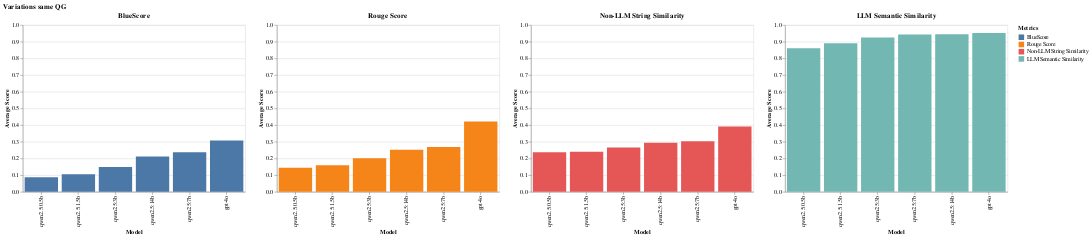
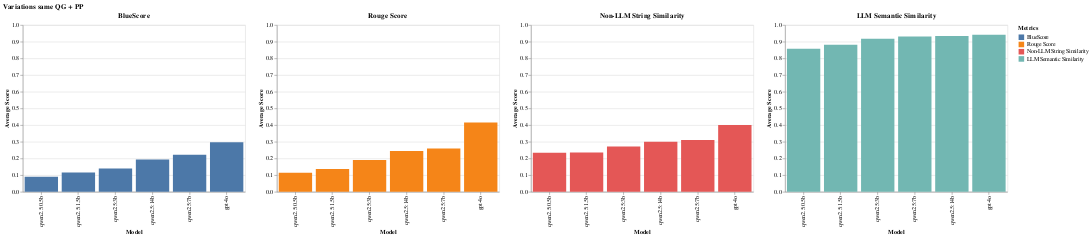
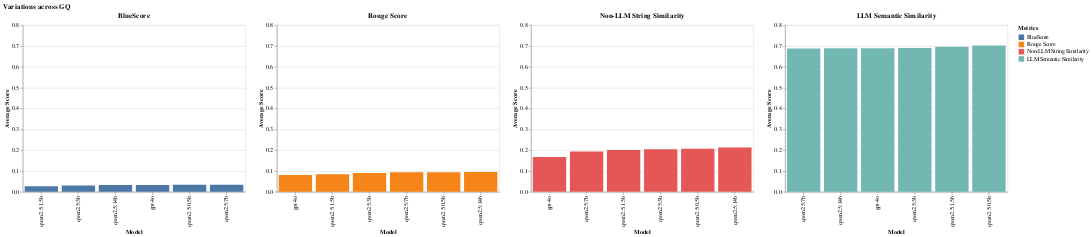
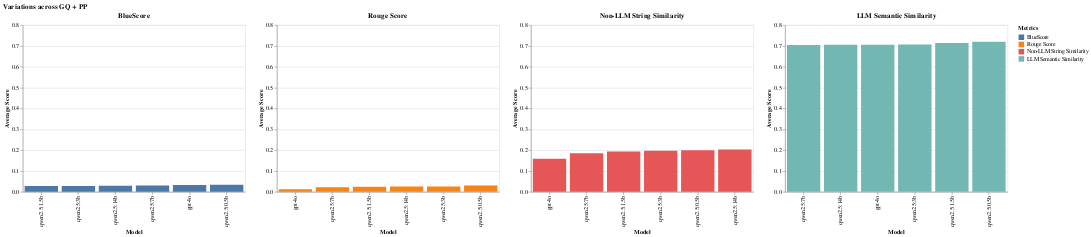

The cell these charts' notebook holds for them, in order:
### Code cell
temp_list = [(False, False), (False, True), (True, False), (True, True)]
metric_order = ['BlueScore', 'Rouge Score', 'Non-LLM String Similarity', 'LLM Semantic Similarity']
all_average_scores = []

for transpose, pre_processing in temp_list:
    transposed_path = 'transpose_' if transpose else ''
    preprocessed_path = 'preprocessed_' if pre_processing else ''
    file_path = f'../data/results/similarity_{transposed_path}{preprocessed_path}variants.json'

    with open(file_path, 'r', encoding='utf-8') as file:
        json_data = json.load(file)

    df = pd.DataFrame(json_data)
    q_group = 'across GQ ' if transpose else 'same QG '
    pre_proc = '+ PP' if pre_processing else ''
    title = 'Variations ' + q_group + pre_proc
    chart = bar_chart(df, metric_order=metric_order, name=title, scale='shared')
    chart.display()
    # Calculate the average score for each model
    average_scores = df.groupby('model')['avg_score'].mean().reset_index()
    average_scores['experiment'] = title

    all_average_scores.append(average_scores)

final_average_scores = pd.concat(all_average_scores, ignore_index=True)

# Create a line chart with Altair
line_chart = alt.Chart(final_average_scores).mark_line(point=True).encode(
    x=alt.X
    (
        'experiment:N', 
        title='Experiment Variation', 
        axis=alt.Axis(labelAngle=45), 
    ),
    y=alt.Y('avg_score:Q', title='Average Score'),
    color='model:N',
    tooltip=['model', 'avg_score', 'experiment']
).properties(
    title='Model Performance Across Different Variations',
    width=600
)

# Display the chart
line_chart.display()

### Figure 1 — Vega-Lite specification as saved in the notebook (floating-point values rounded to 4 significant figures)
{"config": {"view": {"continuousWidth": 300, "continuousHeight": 300}}, "hconcat": [{"data": {"name": "data-55b997a0146e51a7f50be242856a34dc"}, "mark": {"type": "bar"}, "encoding": {"color": {"field": "metric", "sort": ["BlueScore", "Rouge Score", "Non-LLM String Similarity", "LLM Semantic Similarity"], "title": "Metrics", "type": "nominal"}, "tooltip": [{"field": "model", "type": "nominal"}, {"field": "avg_score", "type": "quantitative"}], "x": {"field": "model", "sort": ["qwen2.5:0.5b", "qwen2.5:1.5b", "qwen2.5:3b", "qwen2.5:14b", "qwen2.5:7b", "gpt-4o"], "title": "Model", "type": "nominal"}, "y": {"field": "avg_score", "title": "Average Score", "type": "quantitative"}}, "height": 300, "title": "BlueScore", "width": 400}, {"data": {"name": "data-312d5c1bf73e8bdb50d70918989e415f"}, "mark": {"type": "bar"}, "encoding": {"color": {"field": "metric", "sort": ["BlueScore", "Rouge Score", "Non-LLM String Similarity", "LLM Semantic Similarity"], "title": "Metrics", "type": "nominal"}, "tooltip": [{"field": "model", "type": "nominal"}, {"field": "avg_score", "type": "quantitative"}], "x": {"field": "model", "sort": ["qwen2.5:0.5b", "qwen2.5:1.5b", "qwen2.5:3b", "qwen2.5:14b", "qwen2.5:7b", "gpt-4o"], "title": "Model", "type": "nominal"}, "y": {"field": "avg_score", "title": "Average Score", "type": "quantitative"}}, "height": 300, "title": "Rouge Score", "width": 400}, {"data": {"name": "data-b2785e3926834552d41b46f2c70e2f7a"}, "mark": {"type": "bar"}, "encoding": {"color": {"field": "metric", "sort": ["BlueScore", "Rouge Score", "Non-LLM String Similarity", "LLM Semantic Similarity"], "title": "Metrics", "type": "nominal"}, "tooltip": [{"field": "model", "type": "nominal"}, {"field": "avg_score", "type": "quantitative"}], "x": {"field": "model", "sort": ["qwen2.5:0.5b", "qwen2.5:1.5b", "qwen2.5:3b", "qwen2.5:14b", "qwen2.5:7b", "gpt-4o"], "title": "Model", "type": "nominal"}, "y": {"field": "avg_score", "title": "Average Score", "type": "quantitative"}}, "height": 300, "title": "Non-LLM String Similarity", "width": 400}, {"data": {"name": "data-5020f8d3c923c0d72151cd06c2b3600b"}, "mark": {"type": "bar"}, "encoding": {"color": {"field": "metric", "sort": ["BlueScore", "Rouge Score", "Non-LLM String Similarity", "LLM Semantic Similarity"], "title": "Metrics", "type": "nominal"}, "tooltip": [{"field": "model", "type": "nominal"}, {"field": "avg_score", "type": "quantitative"}], "x": {"field": "model", "sort": ["qwen2.5:0.5b", "qwen2.5:1.5b", "qwen2.5:3b", "qwen2.5:7b", "qwen2.5:14b", "gpt-4o"], "title": "Model", "type": "nominal"}, "y": {"field": "avg_score", "title": "Average Score", "type": "quantitative"}}, "height": 300, "title": "LLM Semantic Similarity", "width": 400}], "resolve": {"scale": {"y": "shared"}}, "title": "Variations same QG ", "$schema": "https://vega.github.io/schema/vega-lite/v5.20.1.json", "datasets": {"data-55b997a0146e51a7f50be242856a34dc": [{"model": "qwen2.5:0.5b", "avg_score": 0.08778, "metric": "BlueScore"}, {"model": "qwen2.5:1.5b", "avg_score": 0.1057, "metric": "BlueScore"}, {"model": "qwen2.5:3b", "avg_score": 0.1493, "metric": "BlueScore"}, {"model": "qwen2.5:7b", "avg_score": 0.2372, "metric": "BlueScore"}, {"model": "qwen2.5:14b", "avg_score": 0.212, "metric": "BlueScore"}, {"model": "gpt-4o", "avg_score": 0.3079, "metric": "BlueScore"}], "data-312d5c1bf73e8bdb50d70918989e415f": [{"model": "qwen2.5:0.5b", "avg_score": 0.144, "metric": "Rouge Score"}, {"model": "qwen2.5:1.5b", "avg_score": 0.1599, "metric": "Rouge Score"}, {"model": "qwen2.5:3b", "avg_score": 0.2011, "metric": "Rouge Score"}, {"model": "qwen2.5:7b", "avg_score": 0.2683, "metric": "Rouge Score"}, {"model": "qwen2.5:14b", "avg_score": 0.2519, "metric": "Rouge Score"}, {"model": "gpt-4o", "avg_score": 0.4214, "metric": "Rouge Score"}], "data-b2785e3926834552d41b46f2c70e2f7a": [{"model": "qwen2.5:0.5b", "avg_score": 0.2365, "metric": "Non-LLM String Similarity"}, {"model": "qwen2.5:1.5b", "avg_score": 0.2395, "metric": "Non-LLM String Similarity"}, {"model": "qwen2.5:3b", "avg_score": 0.2658, "metric": "Non-LLM String Similarity"}, {"model": "qwen2.5:7b", "avg_score": 0.3038, "metric": "Non-LLM String Similarity"}, {"model": "qwen2.5:14b", "avg_score": 0.2942, "metric": "Non-LLM String Similarity"}, {"model": "gpt-4o", "avg_score": 0.3916, "metric": "Non-LLM String Similarity"}], "data-5020f8d3c923c0d72151cd06c2b3600b": [{"model": "qwen2.5:0.5b", "avg_score": 0.8607, "metric": "LLM Semantic Similarity"}, {"model": "qwen2.5:1.5b", "avg_score": 0.891, "metric": "LLM Semantic Similarity"}, {"model": "qwen2.5:3b", "avg_score": 0.9257, "metric": "LLM Semantic Similarity"}, {"model": "qwen2.5:7b", "avg_score": 0.9426, "metric": "LLM Semantic Similarity"}, {"model": "qwen2.5:14b", "avg_score": 0.9443, "metric": "LLM Semantic Similarity"}, {"model": "gpt-4o", "avg_score": 0.9526, "metric": "LLM Semantic Similarity"}]}}

### Figure 2 — Vega-Lite specification as saved in the notebook (floating-point values rounded to 4 significant figures)
{"config": {"view": {"continuousWidth": 300, "continuousHeight": 300}}, "hconcat": [{"data": {"name": "data-3f3434a3fdbe4f3acf1b8bf3c4a87b55"}, "mark": {"type": "bar"}, "encoding": {"color": {"field": "metric", "sort": ["BlueScore", "Rouge Score", "Non-LLM String Similarity", "LLM Semantic Similarity"], "title": "Metrics", "type": "nominal"}, "tooltip": [{"field": "model", "type": "nominal"}, {"field": "avg_score", "type": "quantitative"}], "x": {"field": "model", "sort": ["qwen2.5:0.5b", "qwen2.5:1.5b", "qwen2.5:3b", "qwen2.5:14b", "qwen2.5:7b", "gpt-4o"], "title": "Model", "type": "nominal"}, "y": {"field": "avg_score", "title": "Average Score", "type": "quantitative"}}, "height": 300, "title": "BlueScore", "width": 400}, {"data": {"name": "data-fec07a6cf8a46cf7a9bb16bd4eeba06c"}, "mark": {"type": "bar"}, "encoding": {"color": {"field": "metric", "sort": ["BlueScore", "Rouge Score", "Non-LLM String Similarity", "LLM Semantic Similarity"], "title": "Metrics", "type": "nominal"}, "tooltip": [{"field": "model", "type": "nominal"}, {"field": "avg_score", "type": "quantitative"}], "x": {"field": "model", "sort": ["qwen2.5:0.5b", "qwen2.5:1.5b", "qwen2.5:3b", "qwen2.5:14b", "qwen2.5:7b", "gpt-4o"], "title": "Model", "type": "nominal"}, "y": {"field": "avg_score", "title": "Average Score", "type": "quantitative"}}, "height": 300, "title": "Rouge Score", "width": 400}, {"data": {"name": "data-237edc33a91c149cb5a7155609310d75"}, "mark": {"type": "bar"}, "encoding": {"color": {"field": "metric", "sort": ["BlueScore", "Rouge Score", "Non-LLM String Similarity", "LLM Semantic Similarity"], "title": "Metrics", "type": "nominal"}, "tooltip": [{"field": "model", "type": "nominal"}, {"field": "avg_score", "type": "quantitative"}], "x": {"field": "model", "sort": ["qwen2.5:0.5b", "qwen2.5:1.5b", "qwen2.5:3b", "qwen2.5:14b", "qwen2.5:7b", "gpt-4o"], "title": "Model", "type": "nominal"}, "y": {"field": "avg_score", "title": "Average Score", "type": "quantitative"}}, "height": 300, "title": "Non-LLM String Similarity", "width": 400}, {"data": {"name": "data-41a22972f0e34b27ee177e88fb5bd061"}, "mark": {"type": "bar"}, "encoding": {"color": {"field": "metric", "sort": ["BlueScore", "Rouge Score", "Non-LLM String Similarity", "LLM Semantic Similarity"], "title": "Metrics", "type": "nominal"}, "tooltip": [{"field": "model", "type": "nominal"}, {"field": "avg_score", "type": "quantitative"}], "x": {"field": "model", "sort": ["qwen2.5:0.5b", "qwen2.5:1.5b", "qwen2.5:3b", "qwen2.5:7b", "qwen2.5:14b", "gpt-4o"], "title": "Model", "type": "nominal"}, "y": {"field": "avg_score", "title": "Average Score", "type": "quantitative"}}, "height": 300, "title": "LLM Semantic Similarity", "width": 400}], "resolve": {"scale": {"y": "shared"}}, "title": "Variations same QG + PP", "$schema": "https://vega.github.io/schema/vega-lite/v5.20.1.json", "datasets": {"data-3f3434a3fdbe4f3acf1b8bf3c4a87b55": [{"model": "qwen2.5:0.5b", "avg_score": 0.091, "metric": "BlueScore"}, {"model": "qwen2.5:1.5b", "avg_score": 0.1153, "metric": "BlueScore"}, {"model": "qwen2.5:3b", "avg_score": 0.1401, "metric": "BlueScore"}, {"model": "qwen2.5:7b", "avg_score": 0.2227, "metric": "BlueScore"}, {"model": "qwen2.5:14b", "avg_score": 0.1936, "metric": "BlueScore"}, {"model": "gpt-4o", "avg_score": 0.2968, "metric": "BlueScore"}], "data-fec07a6cf8a46cf7a9bb16bd4eeba06c": [{"model": "qwen2.5:0.5b", "avg_score": 0.115, "metric": "Rouge Score"}, {"model": "qwen2.5:1.5b", "avg_score": 0.1374, "metric": "Rouge Score"}, {"model": "qwen2.5:3b", "avg_score": 0.1903, "metric": "Rouge Score"}, {"model": "qwen2.5:7b", "avg_score": 0.2603, "metric": "Rouge Score"}, {"model": "qwen2.5:14b", "avg_score": 0.245, "metric": "Rouge Score"}, {"model": "gpt-4o", "avg_score": 0.4163, "metric": "Rouge Score"}], "data-237edc33a91c149cb5a7155609310d75": [{"model": "qwen2.5:0.5b", "avg_score": 0.2338, "metric": "Non-LLM String Similarity"}, {"model": "qwen2.5:1.5b", "avg_score": 0.2364, "metric": "Non-LLM String Similarity"}, {"model": "qwen2.5:3b", "avg_score": 0.2714, "metric": "Non-LLM String Similarity"}, {"model": "qwen2.5:7b", "avg_score": 0.3105, "metric": "Non-LLM String Similarity"}, {"model": "qwen2.5:14b", "avg_score": 0.3008, "metric": "Non-LLM String Similarity"}, {"model": "gpt-4o", "avg_score": 0.4005, "metric": "Non-LLM String Similarity"}], "data-41a22972f0e34b27ee177e88fb5bd061": [{"model": "qwen2.5:0.5b", "avg_score": 0.858, "metric": "LLM Semantic Similarity"}, {"model": "qwen2.5:1.5b", "avg_score": 0.8815, "metric": "LLM Semantic Similarity"}, {"model": "qwen2.5:3b", "avg_score": 0.9172, "metric": "LLM Semantic Similarity"}, {"model": "qwen2.5:7b", "avg_score": 0.9308, "metric": "LLM Semantic Similarity"}, {"model": "qwen2.5:14b", "avg_score": 0.9343, "metric": "LLM Semantic Similarity"}, {"model": "gpt-4o", "avg_score": 0.9409, "metric": "LLM Semantic Similarity"}]}}

### Figure 3 — Vega-Lite specification as saved in the notebook (floating-point values rounded to 4 significant figures)
{"config": {"view": {"continuousWidth": 300, "continuousHeight": 300}}, "hconcat": [{"data": {"name": "data-8ced911cf975375746313cee90ef8d09"}, "mark": {"type": "bar"}, "encoding": {"color": {"field": "metric", "sort": ["BlueScore", "Rouge Score", "Non-LLM String Similarity", "LLM Semantic Similarity"], "title": "Metrics", "type": "nominal"}, "tooltip": [{"field": "model", "type": "nominal"}, {"field": "avg_score", "type": "quantitative"}], "x": {"field": "model", "sort": ["qwen2.5:1.5b", "qwen2.5:3b", "qwen2.5:14b", "gpt-4o", "qwen2.5:0.5b", "qwen2.5:7b"], "title": "Model", "type": "nominal"}, "y": {"field": "avg_score", "title": "Average Score", "type": "quantitative"}}, "height": 300, "title": "BlueScore", "width": 400}, {"data": {"name": "data-e2302b2108058ddfbe19498e39c8222e"}, "mark": {"type": "bar"}, "encoding": {"color": {"field": "metric", "sort": ["BlueScore", "Rouge Score", "Non-LLM String Similarity", "LLM Semantic Similarity"], "title": "Metrics", "type": "nominal"}, "tooltip": [{"field": "model", "type": "nominal"}, {"field": "avg_score", "type": "quantitative"}], "x": {"field": "model", "sort": ["gpt-4o", "qwen2.5:1.5b", "qwen2.5:3b", "qwen2.5:7b", "qwen2.5:0.5b", "qwen2.5:14b"], "title": "Model", "type": "nominal"}, "y": {"field": "avg_score", "title": "Average Score", "type": "quantitative"}}, "height": 300, "title": "Rouge Score", "width": 400}, {"data": {"name": "data-aa8428b35ce90eee2554f200f4f9a1e5"}, "mark": {"type": "bar"}, "encoding": {"color": {"field": "metric", "sort": ["BlueScore", "Rouge Score", "Non-LLM String Similarity", "LLM Semantic Similarity"], "title": "Metrics", "type": "nominal"}, "tooltip": [{"field": "model", "type": "nominal"}, {"field": "avg_score", "type": "quantitative"}], "x": {"field": "model", "sort": ["gpt-4o", "qwen2.5:7b", "qwen2.5:1.5b", "qwen2.5:3b", "qwen2.5:0.5b", "qwen2.5:14b"], "title": "Model", "type": "nominal"}, "y": {"field": "avg_score", "title": "Average Score", "type": "quantitative"}}, "height": 300, "title": "Non-LLM String Similarity", "width": 400}, {"data": {"name": "data-255f60d034ba340a89b8215f2f2d7796"}, "mark": {"type": "bar"}, "encoding": {"color": {"field": "metric", "sort": ["BlueScore", "Rouge Score", "Non-LLM String Similarity", "LLM Semantic Similarity"], "title": "Metrics", "type": "nominal"}, "tooltip": [{"field": "model", "type": "nominal"}, {"field": "avg_score", "type": "quantitative"}], "x": {"field": "model", "sort": ["qwen2.5:7b", "qwen2.5:14b", "gpt-4o", "qwen2.5:3b", "qwen2.5:1.5b", "qwen2.5:0.5b"], "title": "Model", "type": "nominal"}, "y": {"field": "avg_score", "title": "Average Score", "type": "quantitative"}}, "height": 300, "title": "LLM Semantic Similarity", "width": 400}], "resolve": {"scale": {"y": "shared"}}, "title": "Variations across GQ ", "$schema": "https://vega.github.io/schema/vega-lite/v5.20.1.json", "datasets": {"data-8ced911cf975375746313cee90ef8d09": [{"model": "qwen2.5:0.5b", "avg_score": 0.03377, "metric": "BlueScore"}, {"model": "qwen2.5:1.5b", "avg_score": 0.02692, "metric": "BlueScore"}, {"model": "qwen2.5:3b", "avg_score": 0.03071, "metric": "BlueScore"}, {"model": "qwen2.5:7b", "avg_score": 0.03385, "metric": "BlueScore"}, {"model": "qwen2.5:14b", "avg_score": 0.03248, "metric": "BlueScore"}, {"model": "gpt-4o", "avg_score": 0.03279, "metric": "BlueScore"}], "data-e2302b2108058ddfbe19498e39c8222e": [{"model": "qwen2.5:0.5b", "avg_score": 0.09342, "metric": "Rouge Score"}, {"model": "qwen2.5:1.5b", "avg_score": 0.08429, "metric": "Rouge Score"}, {"model": "qwen2.5:3b", "avg_score": 0.0905, "metric": "Rouge Score"}, {"model": "qwen2.5:7b", "avg_score": 0.09342, "metric": "Rouge Score"}, {"model": "qwen2.5:14b", "avg_score": 0.09527, "metric": "Rouge Score"}, {"model": "gpt-4o", "avg_score": 0.08102, "metric": "Rouge Score"}], "data-aa8428b35ce90eee2554f200f4f9a1e5": [{"model": "qwen2.5:0.5b", "avg_score": 0.2063, "metric": "Non-LLM String Similarity"}, {"model": "qwen2.5:1.5b", "avg_score": 0.2003, "metric": "Non-LLM String Similarity"}, {"model": "qwen2.5:3b", "avg_score": 0.2047, "metric": "Non-LLM String Similarity"}, {"model": "qwen2.5:7b", "avg_score": 0.1939, "metric": "Non-LLM String Similarity"}, {"model": "qwen2.5:14b", "avg_score": 0.2121, "metric": "Non-LLM String Similarity"}, {"model": "gpt-4o", "avg_score": 0.167, "metric": "Non-LLM String Similarity"}], "data-255f60d034ba340a89b8215f2f2d7796": [{"model": "qwen2.5:0.5b", "avg_score": 0.7013, "metric": "LLM Semantic Similarity"}, {"model": "qwen2.5:1.5b", "avg_score": 0.696, "metric": "LLM Semantic Similarity"}, {"model": "qwen2.5:3b", "avg_score": 0.6899, "metric": "LLM Semantic Similarity"}, {"model": "qwen2.5:7b", "avg_score": 0.6871, "metric": "LLM Semantic Similarity"}, {"model": "qwen2.5:14b", "avg_score": 0.6887, "metric": "LLM Semantic Similarity"}, {"model": "gpt-4o", "avg_score": 0.6889, "metric": "LLM Semantic Similarity"}]}}

### Figure 4 — Vega-Lite specification as saved in the notebook (floating-point values rounded to 4 significant figures)
{"config": {"view": {"continuousWidth": 300, "continuousHeight": 300}}, "hconcat": [{"data": {"name": "data-60c5aea9bf693b8067bfcee0d019fdf2"}, "mark": {"type": "bar"}, "encoding": {"color": {"field": "metric", "sort": ["BlueScore", "Rouge Score", "Non-LLM String Similarity", "LLM Semantic Similarity"], "title": "Metrics", "type": "nominal"}, "tooltip": [{"field": "model", "type": "nominal"}, {"field": "avg_score", "type": "quantitative"}], "x": {"field": "model", "sort": ["qwen2.5:1.5b", "qwen2.5:3b", "qwen2.5:14b", "qwen2.5:7b", "gpt-4o", "qwen2.5:0.5b"], "title": "Model", "type": "nominal"}, "y": {"field": "avg_score", "title": "Average Score", "type": "quantitative"}}, "height": 300, "title": "BlueScore", "width": 400}, {"data": {"name": "data-14a8246ac54b6e89a373cd9638baf1c7"}, "mark": {"type": "bar"}, "encoding": {"color": {"field": "metric", "sort": ["BlueScore", "Rouge Score", "Non-LLM String Similarity", "LLM Semantic Similarity"], "title": "Metrics", "type": "nominal"}, "tooltip": [{"field": "model", "type": "nominal"}, {"field": "avg_score", "type": "quantitative"}], "x": {"field": "model", "sort": ["gpt-4o", "qwen2.5:7b", "qwen2.5:1.5b", "qwen2.5:14b", "qwen2.5:3b", "qwen2.5:0.5b"], "title": "Model", "type": "nominal"}, "y": {"field": "avg_score", "title": "Average Score", "type": "quantitative"}}, "height": 300, "title": "Rouge Score", "width": 400}, {"data": {"name": "data-2329488cfdee099d54fe9eb4ef507197"}, "mark": {"type": "bar"}, "encoding": {"color": {"field": "metric", "sort": ["BlueScore", "Rouge Score", "Non-LLM String Similarity", "LLM Semantic Similarity"], "title": "Metrics", "type": "nominal"}, "tooltip": [{"field": "model", "type": "nominal"}, {"field": "avg_score", "type": "quantitative"}], "x": {"field": "model", "sort": ["gpt-4o", "qwen2.5:7b", "qwen2.5:1.5b", "qwen2.5:3b", "qwen2.5:0.5b", "qwen2.5:14b"], "title": "Model", "type": "nominal"}, "y": {"field": "avg_score", "title": "Average Score", "type": "quantitative"}}, "height": 300, "title": "Non-LLM String Similarity", "width": 400}, {"data": {"name": "data-ea44de8b7b6b3165a099684e94a8a80c"}, "mark": {"type": "bar"}, "encoding": {"color": {"field": "metric", "sort": ["BlueScore", "Rouge Score", "Non-LLM String Similarity", "LLM Semantic Similarity"], "title": "Metrics", "type": "nominal"}, "tooltip": [{"field": "model", "type": "nominal"}, {"field": "avg_score", "type": "quantitative"}], "x": {"field": "model", "sort": ["qwen2.5:7b", "qwen2.5:14b", "gpt-4o", "qwen2.5:3b", "qwen2.5:1.5b", "qwen2.5:0.5b"], "title": "Model", "type": "nominal"}, "y": {"field": "avg_score", "title": "Average Score", "type": "quantitative"}}, "height": 300, "title": "LLM Semantic Similarity", "width": 400}], "resolve": {"scale": {"y": "shared"}}, "title": "Variations across GQ + PP", "$schema": "https://vega.github.io/schema/vega-lite/v5.20.1.json", "datasets": {"data-60c5aea9bf693b8067bfcee0d019fdf2": [{"model": "qwen2.5:0.5b", "avg_score": 0.03426, "metric": "BlueScore"}, {"model": "qwen2.5:1.5b", "avg_score": 0.02804, "metric": "BlueScore"}, {"model": "qwen2.5:3b", "avg_score": 0.02839, "metric": "BlueScore"}, {"model": "qwen2.5:7b", "avg_score": 0.02979, "metric": "BlueScore"}, {"model": "qwen2.5:14b", "avg_score": 0.02878, "metric": "BlueScore"}, {"model": "gpt-4o", "avg_score": 0.03254, "metric": "BlueScore"}], "data-14a8246ac54b6e89a373cd9638baf1c7": [{"model": "qwen2.5:0.5b", "avg_score": 0.03077, "metric": "Rouge Score"}, {"model": "qwen2.5:1.5b", "avg_score": 0.02386, "metric": "Rouge Score"}, {"model": "qwen2.5:3b", "avg_score": 0.02579, "metric": "Rouge Score"}, {"model": "qwen2.5:7b", "avg_score": 0.02225, "metric": "Rouge Score"}, {"model": "qwen2.5:14b", "avg_score": 0.02565, "metric": "Rouge Score"}, {"model": "gpt-4o", "avg_score": 0.01271, "metric": "Rouge Score"}], "data-2329488cfdee099d54fe9eb4ef507197": [{"model": "qwen2.5:0.5b", "avg_score": 0.1988, "metric": "Non-LLM String Similarity"}, {"model": "qwen2.5:1.5b", "avg_score": 0.1935, "metric": "Non-LLM String Similarity"}, {"model": "qwen2.5:3b", "avg_score": 0.197, "metric": "Non-LLM String Similarity"}, {"model": "qwen2.5:7b", "avg_score": 0.1854, "metric": "Non-LLM String Similarity"}, {"model": "qwen2.5:14b", "avg_score": 0.203, "metric": "Non-LLM String Similarity"}, {"model": "gpt-4o", "avg_score": 0.1584, "metric": "Non-LLM String Similarity"}], "data-ea44de8b7b6b3165a099684e94a8a80c": [{"model": "qwen2.5:0.5b", "avg_score": 0.7197, "metric": "LLM Semantic Similarity"}, {"model": "qwen2.5:1.5b", "avg_score": 0.7139, "metric": "LLM Semantic Similarity"}, {"model": "qwen2.5:3b", "avg_score": 0.7071, "metric": "LLM Semantic Similarity"}, {"model": "qwen2.5:7b", "avg_score": 0.7044, "metric": "LLM Semantic Similarity"}, {"model": "qwen2.5:14b", "avg_score": 0.7049, "metric": "LLM Semantic Similarity"}, {"model": "gpt-4o", "avg_score": 0.705, "metric": "LLM Semantic Similarity"}]}}
